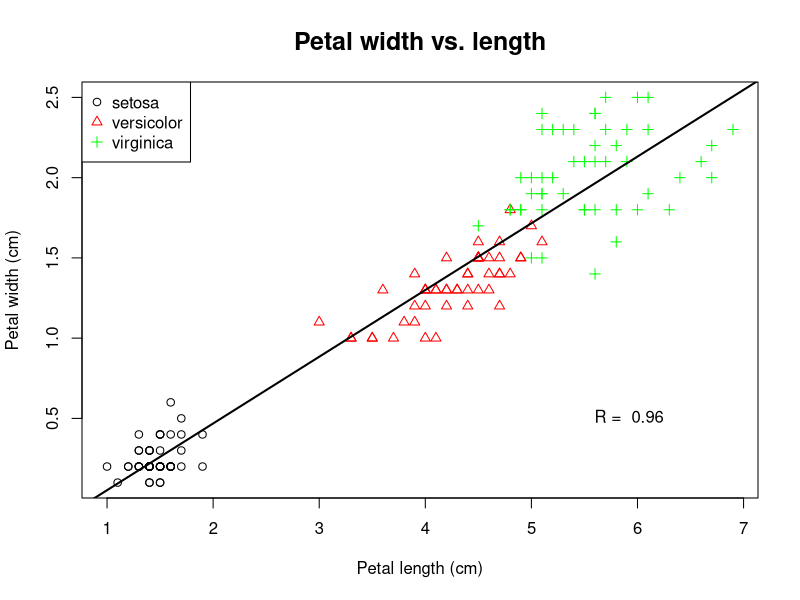

This chart was generated by the following R code:
## ---- chunk 1
knitr::opts_chunk$set(echo = TRUE)
## ---- chunk 2
summary(cars)
## ---- chunk 3
pdf(file = "Practice 4.1.pdf", paper = "A4")


data(iris)


plot(iris$Petal.Length, iris$Petal.Width,
     xlab = "Petal length (cm)", 
     ylab = "Petal width (cm)",
     main = "Petal width vs. length",
     cex.main = 1.5,  #字體大小
     pch = c(1, 2, 3)[as.numeric(iris$Species)], ## 點形狀根據物種改變 
     col = c("black", "red", "green")[as.numeric(iris$Species)])  

# 斜線
model <- lm(Petal.Width ~ Petal.Length, data = iris) #lm()函數建立一個線性回歸模型，來預測Petal.Width（花瓣寬度），根據自變量 Petal.Length（花瓣長度）。
abline(model, col = "black", lwd = 2)#在現有的圖形上加一條線


#  legend
legend("topleft", legend = levels(iris$Species),# 圖例標籤來自 Species 層級
       pch = c(1, 2, 3), 
       col = c("black", "red", "green"),
       )

# correlation coefficient
r_value <- summary(model)$r.squared
text(5.5, 0.5, labels = paste("R = ", round(sqrt(r_value), 2)), pos = 4)



dev.off()

